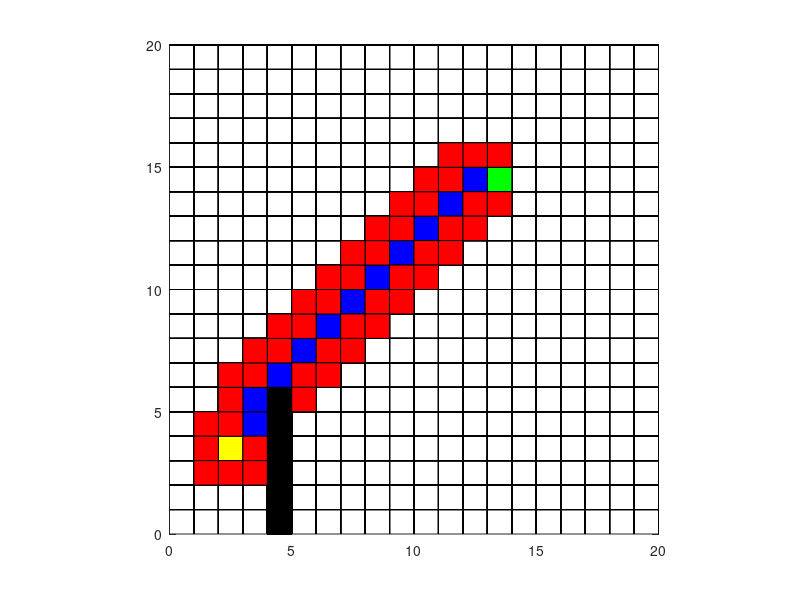
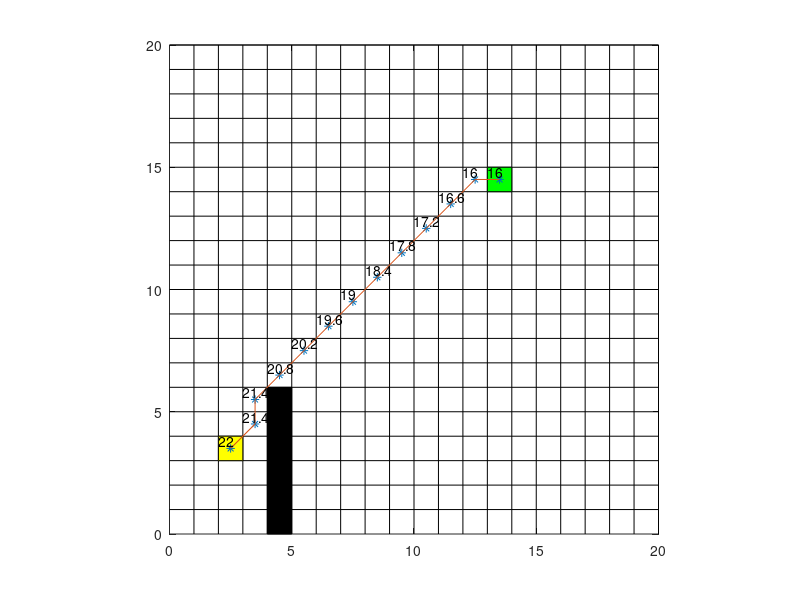

Reproduce these figures in MATLAB, in order.
function Astar()
%% 输入参数
X_Length = 20;
Y_Length = 20;

Start_Node = [3,4];
Target_Node = [14,15];
Obs_Node_List = [[5,1];[5,2];[5,3];[5,4];[5,5];[5,6]];

%% Astar算法
AstarSearch(Start_Node,Target_Node,Obs_Node_List,X_Length,Y_Length);

end

%% Astar搜索过程
function AstarSearch(Start_Node,Target_Node,Obs_Node_List,X_Length,Y_Length)
%% 初始化变量
Node = struct('PositionX',0,'PositionY',0,'Cost_F',0,'Cost_G',0,'Cost_H',0,'Father',[0,0]);
OpenList = repmat(Node,X_Length*Y_Length,1);
OpenList_Num = 0;
CloseList = repmat(Node,X_Length*Y_Length,1);
CloseList_Num = 0;
Start_Node_PositionX = Start_Node(1);
Start_Node_PositionY = Start_Node(2);
Target_Node_PositionX = Target_Node(1);
Target_Node_PositionY = Target_Node(2);

%% 将初始节点加入CloseList
Node_Father.PositionX = Start_Node_PositionX;
Node_Father.PositionY = Start_Node_PositionY;
Node_Father.Cost_G = 0;
Node_Father.Cost_H = abs(Start_Node_PositionX - Target_Node_PositionX) + abs(Start_Node_PositionY - Target_Node_PositionY);
Node_Father.Cost_F = Node_Father.Cost_G + Node_Father.Cost_H;
Node_Father.Father = [0,0];

CloseList_Num = CloseList_Num + 1;
CloseList(CloseList_Num) = Node_Father;

%% 打印地图网格和起始、终止、障碍物点
PlotGridArea(X_Length,Y_Length,Start_Node,Target_Node,Obs_Node_List,OpenList,OpenList_Num,CloseList,CloseList_Num)

%% 循环查找路径
while 1
    Node_Child_List = repmat(Node,8,1);
    Node_Child_List(1).PositionX = Node_Father.PositionX + 1;Node_Child_List(1).PositionY = Node_Father.PositionY;
    Node_Child_List(2).PositionX = Node_Father.PositionX + 1;Node_Child_List(2).PositionY = Node_Father.PositionY + 1;
    Node_Child_List(3).PositionX = Node_Father.PositionX;Node_Child_List(3).PositionY = Node_Father.PositionY + 1;
    Node_Child_List(4).PositionX = Node_Father.PositionX - 1;Node_Child_List(4).PositionY = Node_Father.PositionY + 1;
    Node_Child_List(5).PositionX = Node_Father.PositionX - 1;Node_Child_List(5).PositionY = Node_Father.PositionY;
    Node_Child_List(6).PositionX = Node_Father.PositionX - 1;Node_Child_List(6).PositionY = Node_Father.PositionY - 1;
    Node_Child_List(7).PositionX = Node_Father.PositionX;Node_Child_List(7).PositionY = Node_Father.PositionY - 1;
    Node_Child_List(8).PositionX = Node_Father.PositionX + 1;Node_Child_List(8).PositionY = Node_Father.PositionY - 1;
    %计算子节点中的属性
    for i = 1:8
        PositionX = Node_Child_List(i).PositionX;
        PositionY = Node_Child_List(i).PositionY;
        %判断是否超地图范围，如果是则不考虑
        if PositionX <= 0 || PositionX > X_Length || PositionY <= 0 || PositionY > Y_Length
            continue;
        end
        %判断是否障碍物节点，如果是则不考虑
        IsObsNodeFlag = false;
        for j = 1:size(Obs_Node_List,1)
            Obs_Node_PositionX = Obs_Node_List(j,1);
            Obs_Node_PositionY = Obs_Node_List(j,2);
            if PositionX == Obs_Node_PositionX && PositionY == Obs_Node_PositionY
                IsObsNodeFlag = true;
                break;
            end
        end
        if IsObsNodeFlag
            continue;
        end
        %判断是否在CloseList中，如果是则不考虑
        IsInCloseListFlag = false;
        for j = 1:CloseList_Num
            if PositionX == CloseList(j).PositionX && PositionY == CloseList(j).PositionY
                IsInCloseListFlag = true;
                break;
            end
        end
        if IsInCloseListFlag
            continue;
        end
        %计算代价函数
        if abs(PositionX - Node_Father.PositionX) + abs(PositionY - Node_Father.PositionY) == 2
            Cost_G = 1.4 + Node_Father.Cost_G;
        else
            Cost_G = 1 + Node_Father.Cost_G;
        end
        Cost_H = abs(PositionX - Target_Node_PositionX) + abs(PositionY - Target_Node_PositionY);
        Cost_F = Cost_G + Cost_H;
        %判断节点是否在OpenList，是则考虑更新，不是则加入
        IsInOpenListFlag = false;
        Index_InOpenList = 0;
        for j = 1:OpenList_Num
            if PositionX == OpenList(j).PositionX && PositionY == OpenList(j).PositionY
                IsInOpenListFlag = true;
                Index_InOpenList = j;
                break;
            end
        end
        if IsInOpenListFlag %如果节点已经在Openlist，则需要判断新的路径的代价函数是不是更高
            if Cost_F < OpenList(Index_InOpenList).Cost_F
                OpenList(Index_InOpenList).Cost_F = Cost_F;
                OpenList(Index_InOpenList).Cost_G = Cost_G;
                OpenList(Index_InOpenList).Father = [Node_Father.PositionX,Node_Father.PositionY];
            end
        else %直接加入OpenList
            OpenList_Num = OpenList_Num + 1;
            OpenList(OpenList_Num).PositionX = PositionX;
            OpenList(OpenList_Num).PositionY = PositionY;
            OpenList(OpenList_Num).Cost_G = Cost_G;
            OpenList(OpenList_Num).Cost_H = Cost_H;
            OpenList(OpenList_Num).Cost_F = Cost_F;
            OpenList(OpenList_Num).Father = [Node_Father.PositionX,Node_Father.PositionY];
        end
        
    end
    %画出OpenList和CloseList
    PlotGridArea(X_Length,Y_Length,Start_Node,Target_Node,Obs_Node_List,OpenList,OpenList_Num,CloseList,CloseList_Num);
    %判断OpenList是否已经出现了目标节点
    ExistTargetNodeFlag = false;
    for i = 1:OpenList_Num
        if OpenList(i).PositionX == Target_Node_PositionX && OpenList(i).PositionY == Target_Node_PositionY
            ExistTargetNodeFlag = true;
            CloseList_Num = CloseList_Num + 1;%将目标节点放入CloseList以便后面处理
            Target_Node_Cost_F = OpenList(i).Cost_F;
            CloseList(CloseList_Num) = OpenList(i);
        end        
    end
    if ExistTargetNodeFlag %OpenList中如果出现目标点则代表搜索完成找到路径
        break;
    end
    %判断OpenList是否为空
    IsOpenListEmpty = false;
    if OpenList_Num == 0
        IsOpenListEmpty = true;
    end
    if IsOpenListEmpty %OpenList为空则代表没找到路径
        break;
    end
    %挑出代价函数最小的子节点
    Index_Min_Cost = 1;
    Temp_Cost_F = OpenList(1).Cost_F;
    for i = 1:OpenList_Num
        if OpenList(i).Cost_F < Temp_Cost_F
            Temp_Cost_F = OpenList(i).Cost_F;
            Index_Min_Cost = i;
        end        
    end
    %加入CloseList并从OpenList中删除
    CloseList_Num = CloseList_Num + 1;
    CloseList(CloseList_Num) = OpenList(Index_Min_Cost);
    for i = Index_Min_Cost:OpenList_Num
        OpenList(i) = OpenList(i+1);    
    end
    OpenList_Num = OpenList_Num - 1;
    %将该节点作为父节点继续进行搜索
    Node_Father = CloseList(CloseList_Num);    
        
end

%% 循环完成后处理结果
if ExistTargetNodeFlag %OpenList中如果出现目标点则代表搜索完成找到路径,根据CloseList中的数据画出图像
    PositionX = Target_Node_PositionX;
    PositionY = Target_Node_PositionY;
    Path_List = [Target_Node_PositionX,Target_Node_PositionY,Target_Node_Cost_F];
    while 1        
        for i = 1:CloseList_Num % 寻找当前节点的父节点
            if PositionX == CloseList(i).PositionX && PositionY == CloseList(i).PositionY
                PositionX = CloseList(i).Father(1);
                PositionY = CloseList(i).Father(2);        
                break;
            end
        end
        for i = 1:CloseList_Num % 寻找父节点的Cost_F
            if PositionX == CloseList(i).PositionX && PositionY == CloseList(i).PositionY
                Cost_F = CloseList(i).Cost_F;
                Path_List = [[PositionX,PositionY,Cost_F];Path_List];  
                break;
            end
        end        
        if PositionX == Start_Node_PositionX && PositionY == Start_Node_PositionY
            break;
        end
    end
    PlotPath(X_Length,Y_Length,Start_Node,Target_Node,Obs_Node_List,Path_List)
elseif IsOpenListEmpty %OpenList为空则代表没找到路径
    msgbox('未搜索到路径！');
end
    
end

%% 画出每次搜索后的OpenList和CloseList
function PlotGridArea(X_Length,Y_Length,Start_Node,Target_Node,Obs_Node_List,OpenList,OpenList_Num,CloseList,CloseList_Num)
figure(1);
% 画网格线
for x = 1:X_Length
    plot([x,x],[0,Y_Length],'black');
    hold on;
end
for y = 1:Y_Length
    plot([0,X_Length],[y,y],'black');
    hold on;
end
%坐标轴调整
axis equal;
axis([0,X_Length,0,Y_Length]);

%Start_Node
Start_Node_X = Start_Node(1);
Start_Node_Y = Start_Node(2);
fill([Start_Node_X,Start_Node_X,Start_Node_X-1,Start_Node_X-1,Start_Node_X],[Start_Node_Y,Start_Node_Y-1,Start_Node_Y-1,Start_Node_Y,Start_Node_Y],'yellow');
%Target_Node
Target_Node_X = Target_Node(1);
Target_Node_Y = Target_Node(2);
fill([Target_Node_X,Target_Node_X,Target_Node_X-1,Target_Node_X-1,Target_Node_X],[Target_Node_Y,Target_Node_Y-1,Target_Node_Y-1,Target_Node_Y,Target_Node_Y],'green');
%Obs_Node
for i = 1:length(Obs_Node_List)
    Obs_Node_X = Obs_Node_List(i,1);
    Obs_Node_Y = Obs_Node_List(i,2);
    fill([Obs_Node_X,Obs_Node_X,Obs_Node_X-1,Obs_Node_X-1,Obs_Node_X],[Obs_Node_Y,Obs_Node_Y-1,Obs_Node_Y-1,Obs_Node_Y,Obs_Node_Y],'black');    
end
%CloseList
for i = 1:CloseList_Num
    Close_Node = CloseList(i);
    if Close_Node.PositionX == Start_Node(1) && Close_Node.PositionY == Start_Node(2)%如果是Start_Node就不当作CloseNode画
        continue;
    elseif Close_Node.PositionX == Target_Node(1) && Close_Node.PositionY == Target_Node(2)%如果是Target_Node就不当作CloseNode画
        continue;
    end
    Close_Node_X = Close_Node.PositionX;
    Close_Node_Y = Close_Node.PositionY;
    fill([Close_Node_X,Close_Node_X,Close_Node_X-1,Close_Node_X-1,Close_Node_X],[Close_Node_Y,Close_Node_Y-1,Close_Node_Y-1,Close_Node_Y,Close_Node_Y],'blue'); 
end
%OpenList
for i = 1:OpenList_Num
    Open_Node = OpenList(i);
    if Open_Node.PositionX == Start_Node(1) && Open_Node.PositionY == Start_Node(2)%如果是Start_Node就不当作OpenNode画
        continue;
    elseif Open_Node.PositionX == Target_Node(1) && Open_Node.PositionY == Target_Node(2)%如果是Target_Node就不当作OpenNode画
        continue;
    end
    Open_Node_X = Open_Node.PositionX;
    Open_Node_Y = Open_Node.PositionY;
    fill([Open_Node_X,Open_Node_X,Open_Node_X-1,Open_Node_X-1,Open_Node_X],[Open_Node_Y,Open_Node_Y-1,Open_Node_Y-1,Open_Node_Y,Open_Node_Y],'red'); 
end

end

%% 搜索出路径后，通过画图画出来
function PlotPath(X_Length,Y_Length,Start_Node,Target_Node,Obs_Node_List,Path_List)
figure(2);
% 画网格线
for x = 1:X_Length
    plot([x,x],[0,Y_Length],'black');
    hold on;
end
for y = 1:Y_Length
    plot([0,X_Length],[y,y],'black');
    hold on;
end
%坐标轴调整
axis equal;
axis([0,X_Length,0,Y_Length]);

%Start_Node
Start_Node_X = Start_Node(1);
Start_Node_Y = Start_Node(2);
fill([Start_Node_X,Start_Node_X,Start_Node_X-1,Start_Node_X-1,Start_Node_X],[Start_Node_Y,Start_Node_Y-1,Start_Node_Y-1,Start_Node_Y,Start_Node_Y],'yellow');
%Target_Node
Target_Node_X = Target_Node(1);
Target_Node_Y = Target_Node(2);
fill([Target_Node_X,Target_Node_X,Target_Node_X-1,Target_Node_X-1,Target_Node_X],[Target_Node_Y,Target_Node_Y-1,Target_Node_Y-1,Target_Node_Y,Target_Node_Y],'green');
%Obs_Node
for i = 1:length(Obs_Node_List)
    Obs_Node_X = Obs_Node_List(i,1);
    Obs_Node_Y = Obs_Node_List(i,2);
    fill([Obs_Node_X,Obs_Node_X,Obs_Node_X-1,Obs_Node_X-1,Obs_Node_X],[Obs_Node_Y,Obs_Node_Y-1,Obs_Node_Y-1,Obs_Node_Y,Obs_Node_Y],'black');    
end
%Path_List
plot(Path_List(:,1)-0.5,Path_List(:,2)-0.5,'*');
plot(Path_List(:,1)-0.5,Path_List(:,2)-0.5,'-');
%Cost_F
for i = 1:size(Path_List,1)
    PositionX = Path_List(i,1);
    PositionY = Path_List(i,2);
    Cost_F = Path_List(i,3);
    text(PositionX - 1,PositionY - 0.2,num2str(Cost_F));
end
end

